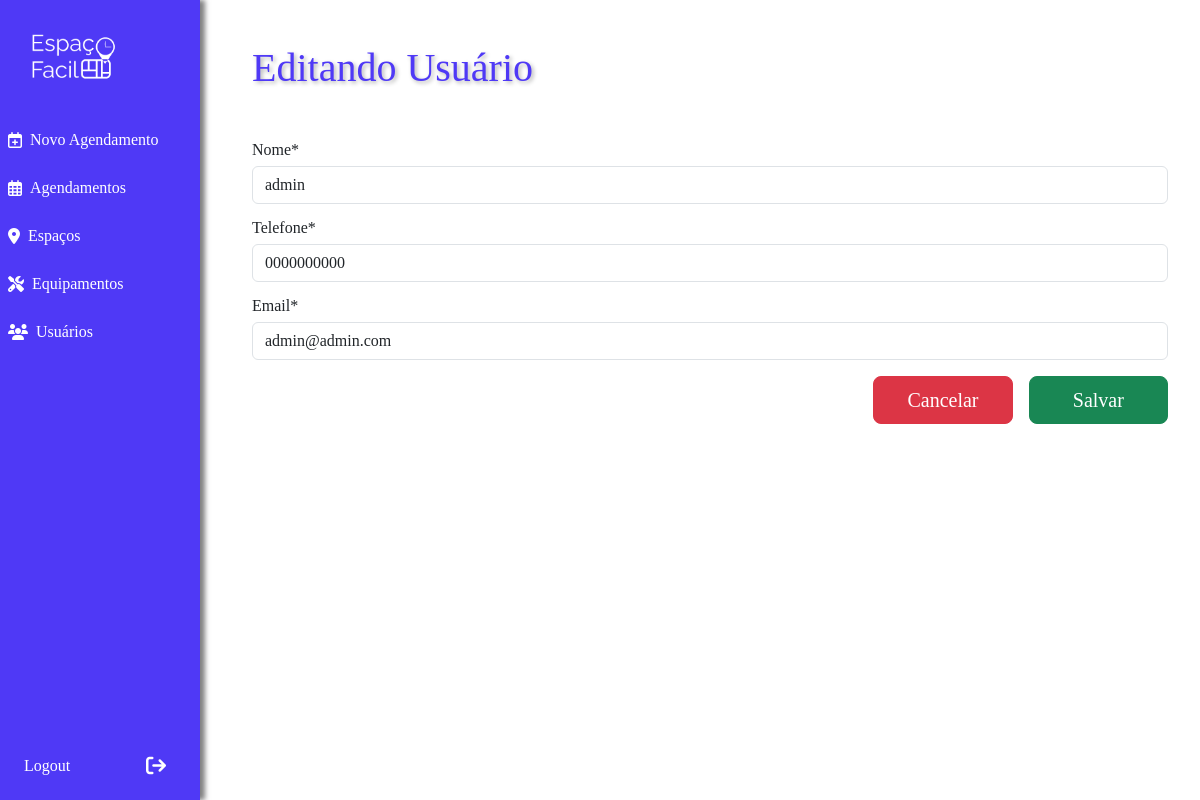
The app's page /updateUser/1/ (signed in) with its own data.
### app/models.py (models this page shows, shortened)
class User(AbstractBaseUser, PermissionsMixin):
    name = models.CharField(max_length=100)
    email = models.EmailField(unique=True)
    phone = models.CharField(max_length=15)
    is_active = models.BooleanField(default=True)
    is_staff = models.BooleanField(default=False)
    objects = CustomUserManager()
    USERNAME_FIELD = 'email'
    REQUIRED_FIELDS = ['name']

### app/views.py (the view)
# urls.py: path('updateUser/<int:pk>/', UserUpdateView.as_view(), name="user_update"),
class UserUpdateView(LoginRequiredMixin, UpdateView):
    model = User
    form_class = UserForm
    success_url = reverse_lazy("user_list")

### app/forms.py
class UserForm(forms.ModelForm):
    password = forms.CharField(widget=forms.PasswordInput(attrs={'class': 'form-control'}))
    class Meta:
        model = User
        fields = ['name', 'password', 'phone', 'email']
        labels = {
            'name': 'Nome',
            'password': 'Senha',
            'phone': 'Telefone',
            'email': 'Email',
        }
        widgets = {
            'name': forms.TextInput(attrs={'class': 'form-control'}),
            'password': forms.PasswordInput(attrs={'class': 'form-control password-field'}),
            'phone': forms.TextInput(attrs={'class': 'form-control phone-mask'}),
            'email': forms.EmailInput(attrs={'class': 'form-control email-mask'}),
        }
    def __init__(self, *args, **kwargs):
        super().__init__(*args, **kwargs)
        if self.instance and self.instance.pk:
            self.fields.pop('password')

### templates/app/user_form.html (shortened to what this page needs)
{% extends 'base.html' %}
{% load crispy_forms_tags %}
{% block content %}
<div class="container mt-4">
    {% if form.instance.pk %}
        <h1>Editando Usuário</h1>
    {% else %}
        <h1>Adicionando Usuário</h1>
        <br>
    {% endif %}
    <form method="post">
        {{ form|crispy }}
        <div class="row g-3">
            <div class="offset-8 col-2">
                <a href="javascript:history.back()" class="btn btn-danger btn-lg">Cancelar</a>
            </div>
            <div class="col-2">
                <button type="submit" class="btn btn-success btn-lg" style="width: 100%;">Salvar</button>
            </div>
        </div>
    </form>
</div>
{% endblock %}

### app/static/css/menu.css (style rules this page uses)
* { margin: 0px; padding: 0px; box-sizing: border-box; }
a, a li { display: flex; align-items: center; width: 100%; padding: 0.5em; text-decoration: none; color: inherit; }

### app/static/css/table.css (style rules this page uses)
button { border: 1px solid #4F39F6; border-radius: 5px; padding: 4px 10px; margin-bottom: 25px; cursor: pointer; transition: background 0.3s ease; }

### app/static/css/base.css (style rules this page uses)
h1, h2, h3, h4, h5, h6 { color: #4F39F6; }
h1 { margin-bottom: 50px; width: 100%; font-size: 2.5rem; font-weight: 500; line-height: 1.2; text-shadow: 2px 2px 4px rgba(0, 0, 0, 0.3); }

### records on screen
User: name "admin", phone "0000000000", email "admin@admin.com"
